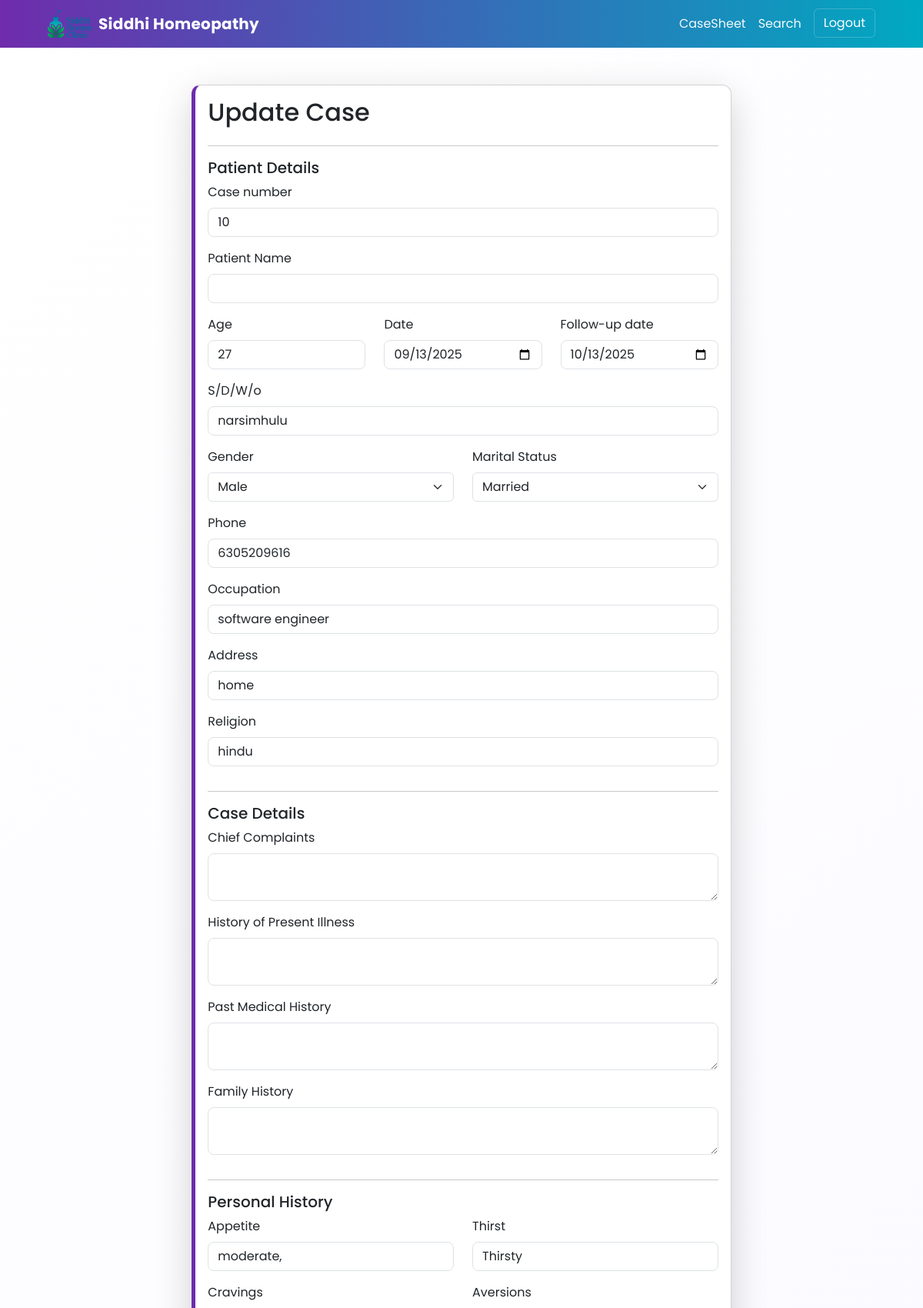
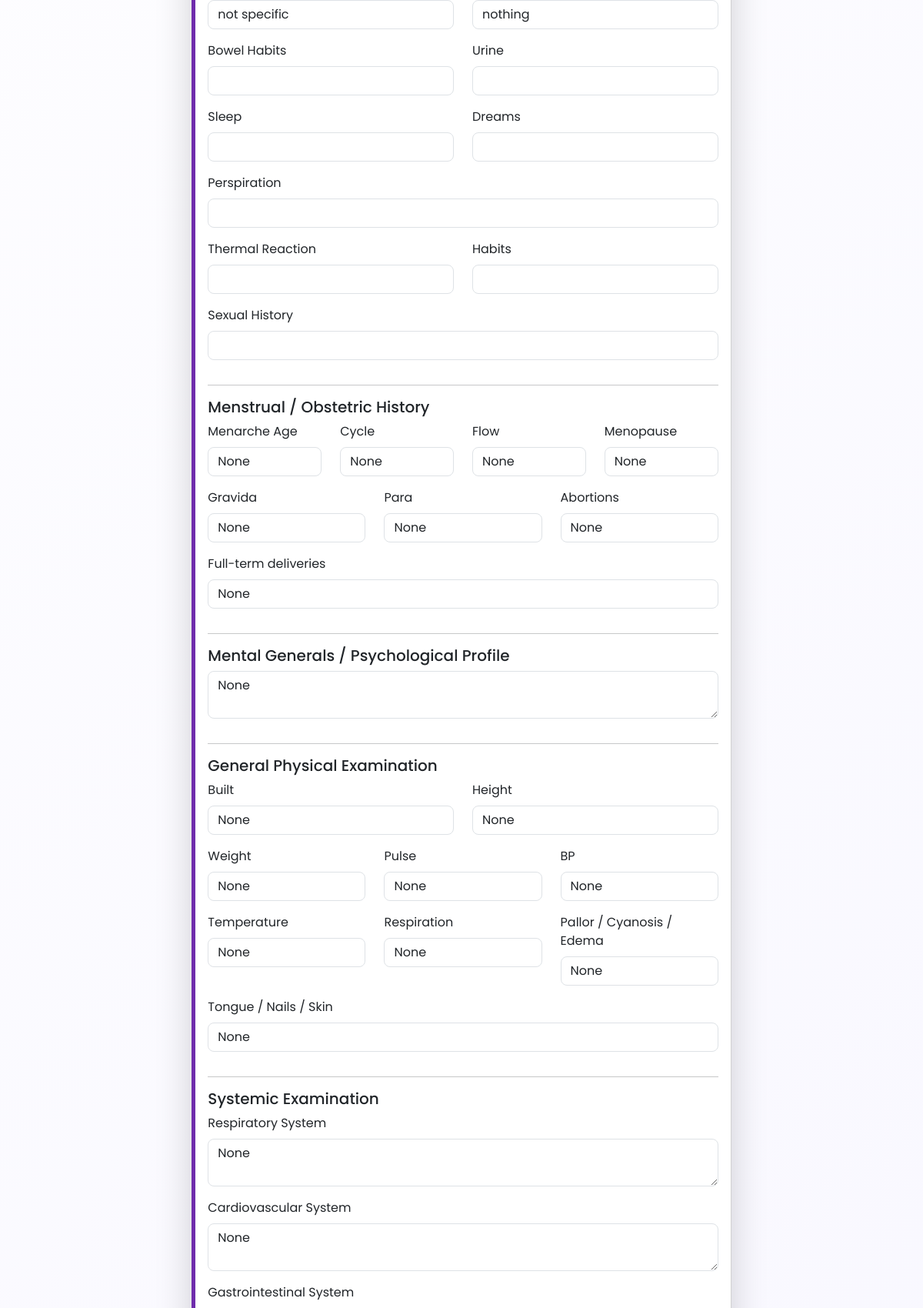
Screenshot of /update_receipe/13/ (signed in, upper part) with the database file from the repository (2 pictures, top to bottom).
### home/models.py (models this page shows)
class Receipe(models.Model):
    User = models.ForeignKey(User , on_delete=models.SET_NULL , null=True, blank=True)
    case_number = models.CharField(max_length=100, null=True, blank=True)
    receipe_name = models.CharField(max_length=100, null=True, blank=True)
    relation = models.CharField(max_length=100, null=True, blank=True)
    gender = models.CharField(max_length=100, null=True, blank=True)
    status = models.CharField(max_length=100, null=True, blank=True)
    phone = models.CharField(max_length=100, null=True, blank=True)
    religion = models.CharField(max_length=100, null=True, blank=True)
    occupation = models.CharField(max_length=100, null=True, blank=True)
    address = models.TextField(null=True, blank=True)
    medical_history = models.TextField(null=True, blank=True)
    family_history = models.TextField(null=True, blank=True)
    investigation = models.TextField(null=True, blank=True)
    receipe_description = models.TextField(null=True, blank=True)
    receipe_image = models.ImageField(upload_to="receipe", null=True, blank=True)
    age = models.IntegerField(null=True, blank=True)
    date = models.DateField(null=True, blank=True)
    follow_up_date = models.DateField(null=True, blank=True)
    appetite = models.TextField(null=True, blank=True)
    thirst = models.TextField(null=True, blank=True)
    cravings = models.TextField(null=True, blank=True)
    aversions = models.TextField(null=True, blank=True)
    bowel_habits = models.TextField(null=True, blank=True)
    urine = models.TextField(null=True, blank=True)
    sleep = models.TextField(null=True, blank=True)
    dreams = models.TextField(null=True, blank=True)
    perspiration = models.TextField(null=True, blank=True)
    thermal_reaction = models.CharField(max_length=50, null=True, blank=True)
    habits = models.TextField(null=True, blank=True)
    sexual_history = models.TextField(null=True, blank=True)
    menarche_age = models.CharField(max_length=50, null=True, blank=True)
    cycle = models.CharField(max_length=100, null=True, blank=True)
    flow = models.CharField(max_length=200, null=True, blank=True)
    menopause = models.CharField(max_length=100, null=True, blank=True)
    obstetric_history = models.TextField(null=True, blank=True)
    gravida = models.CharField(max_length=20, null=True, blank=True)
    para = models.CharField(max_length=20, null=True, blank=True)
    abortions = models.CharField(max_length=20, null=True, blank=True)
    full_term_deliveries = models.CharField(max_length=20, null=True, blank=True)
    mental_generals = models.TextField(null=True, blank=True)
    built = models.CharField(max_length=100, null=True, blank=True)
    height = models.CharField(max_length=50, null=True, blank=True)
    weight = models.CharField(max_length=50, null=True, blank=True)
    pulse = models.CharField(max_length=50, null=True, blank=True)
    bp = models.CharField(max_length=50, null=True, blank=True)
    temperature = models.CharField(max_length=50, null=True, blank=True)
    respiration = models.CharField(max_length=50, null=True, blank=True)
    pallor_cyanosis_edema = models.TextField(null=True, blank=True)
    tongue_nails_skin = models.TextField(null=True, blank=True)
    respiratory_system = models.TextField(null=True, blank=True)
    cardiovascular_system = models.TextField(null=True, blank=True)
    gastrointestinal_system = models.TextField(null=True, blank=True)
    genitourinary_system = models.TextField(null=True, blank=True)
    nervous_system = models.TextField(null=True, blank=True)
    locomotor_system = models.TextField(null=True, blank=True)
    allopathic_diagnosis = models.TextField(null=True, blank=True)
    miasmatic_diagnosis = models.CharField(max_length=100, null=True, blank=True)
    totality_of_symptoms = models.TextField(null=True, blank=True)
    repertorization = models.TextField(null=True, blank=True)
    chosen_remedy = models.CharField(max_length=200, null=True, blank=True)
    potency = models.CharField(max_length=50, null=True, blank=True)
    repetition = models.CharField(max_length=100, null=True, blank=True)
    basis_of_prescription = models.TextField(null=True, blank=True)

### home/views.py (the view, shortened to what this page needs)
# urls.py: path('update_receipe/<id>/', update_receipe, name="update_receipe"),
def update_receipe(request, id):
    queryset = Receipe.objects.get(id=id)
    context = {"receipe": queryset}
    response = render(request, "home/update_receipes.html", context)
    response['Cache-Control'] = 'no-store, no-cache, must-revalidate, max-age=0'
    response['Pragma'] = 'no-cache'
    response['Expires'] = '0'
    return response

### home/templates/home/update_receipes.html (shortened to what this page needs)
{% extends "base.html" %}
{% block start %}
<div class="container mt-5">
  <form class="col-8 mx-auto card p-3 shadow-lg card-accent" method="post" enctype="multipart/form-data">
    <h2>Update Case</h2>
    <hr>
    <h5>Patient Details</h5>
    <div class="mb-3">
      <label class="form-label">Case number</label>
      <input name="case_number" value="{{ receipe.case_number }}" type="text" class="form-control" required>
    </div>
    <div class="mb-3">
      <label class="form-label">Patient Name</label>
      <input name="name" value="{{ receipe.name }}" type="text" class="form-control" required>
    </div>
    <div class="row">
      <div class="mb-3 col-md-4">
        <label class="form-label">Age</label>
        <input name="age" value="{{ receipe.age }}" type="number" class="form-control" required>
      </div>
      <div class="mb-3 col-md-4">
        <label class="form-label">Date</label>
        <input name="date" value="{{ receipe.date|date:'Y-m-d' }}" type="date" class="form-control">
      </div>
      <div class="mb-3 col-md-4">
        <label class="form-label">Follow-up date</label>
        <input name="follow_up_date" value="{{ receipe.follow_up_date|date:'Y-m-d' }}" type="date" class="form-control">
      </div>
    </div>
    <div class="mb-3">
      <label class="form-label">S/D/W/o</label>
      <input name="relation" value="{{ receipe.relation }}" type="text" class="form-control">
    </div>
    <div class="row">
      <div class="mb-3 col-md-6">
        <label class="form-label">Gender</label>
        <select name="gender" class="form-select">
          <option value="Male" {% if receipe.gender == 'Male' %}selected{% endif %}>Male</option>
        </select>
      </div>
      <div class="mb-3 col-md-6">
        <label class="form-label">Marital Status</label>
        <select name="status" class="form-select">
          <option value="Married" {% if receipe.status == 'Married' %}selected{% endif %}>Married</option>
        </select>
      </div>
    </div>
    <div class="mb-3">
      <label class="form-label">Phone</label>
      <input name="phone" value="{{ receipe.phone }}" type="tel" pattern="[0-9]{10}" class="form-control" required>
    </div>
    <div class="mb-3">
      <label class="form-label">Occupation</label>
      <input name="occupation" value="{{ receipe.occupation }}" type="text" class="form-control">
    </div>
    <div class="mb-3">
      <label class="form-label">Address</label>
      <input name="address" value="{{ receipe.address }}" type="text" class="form-control">
    </div>
    <div class="mb-3">
      <label class="form-label">Religion</label>
      <input name="religion" value="{{ receipe.religion }}" type="text" class="form-control">
    </div>
    <hr>
    <h5>Case Details</h5>
    <div class="mb-3">
      <label class="form-label">Chief Complaints</label>
      <textarea name="chief_complaints" class="form-control">{{ receipe.chief_complaints }}</textarea>
    </div>
    <div class="mb-3">
      <label class="form-label">History of Present Illness</label>
      <textarea name="present_illness" class="form-control">{{ receipe.present_illness }}</textarea>
    </div>
    <div class="mb-3">
      <label class="form-label">Past Medical History</label>
      <textarea name="medical_history" class="form-control">{{ receipe.medical_history }}</textarea>
    </div>
    <div class="mb-3">
      <label class="form-label">Family History</label>
      <textarea name="family_history" class="form-control">{{ receipe.family_history }}</textarea>
    </div>
    <hr>
    <h5>Personal History</h5>
    <div class="row">
      <div class="mb-3 col-md-6">
        <label class="form-label">Appetite</label>
        <input name="appetite" value="{{ receipe.appetite }}" type="text" class="form-control">
      </div>
      <div class="mb-3 col-md-6">
        <label class="form-label">Thirst</label>
        <input name="thirst" value="{{ receipe.thirst }}" type="text" class="form-control">
      </div>
    </div>
    <div class="row">
      <div class="mb-3 col-md-6">
        <label class="form-label">Cravings</label>
        <input name="cravings" value="{{ receipe.cravings }}" type="text" class="form-control">
      </div>
      <div class="mb-3 col-md-6">
        <label class="form-label">Aversions</label>
        <input name="aversions" value="{{ receipe.aversions }}" type="text" class="form-control">
      </div>
    </div>
    <div class="row">
      <div class="mb-3 col-md-6">
        <label class="form-label">Bowel Habits</label>
        <input name="bowel_habits" value="{{ receipe.bowel_habits }}" type="text" class="form-control">
      </div>
      <div class="mb-3 col-md-6">
        <label class="form-label">Urine</label>
        <input name="urine" value="{{ receipe.urine }}" type="text" class="form-control">
      </div>
    </div>
    <div class="row">
      <div class="mb-3 col-md-6">
        <label class="form-label">Sleep</label>
        <input name="sleep" value="{{ receipe.sleep }}" type="text" class="form-control">
      </div>
      <div class="mb-3 col-md-6">
        <label class="form-label">Dreams</label>
        <input name="dreams" value="{{ receipe.dreams }}" type="text" class="form-control">
      </div>
    </div>
    <div class="mb-3">
      <label class="form-label">Perspiration</label>
      <input name="perspiration" value="{{ receipe.perspiration }}" type="text" class="form-control">
    </div>
    <div class="row">
      <div class="mb-3 col-md-6">
        <label class="form-label">Thermal Reaction</label>
        <input name="thermal_reaction" value="{{ receipe.thermal_reaction }}" type="text" class="form-control">
      </div>
      <div class="mb-3 col-md-6">
        <label class="form-label">Habits</label>
        <input name="habits" value="{{ receipe.habits }}" type="text" class="form-control">
      </div>
    </div>
    <div class="mb-3">
      <label class="form-label">Sexual History</label>
      <input name="sexual_history" value="{{ receipe.sexual_history }}" type="text" class="form-control">
    </div>
    <hr>
    <h5>Menstrual / Obstetric History</h5>
    <div class="row">
      <div class="mb-3 col-md-3">
        <label class="form-label">Menarche Age</label>
        <input name="menarche_age" value="{{ receipe.menarche_age }}" type="text" class="form-control">
      </div>
      <div class="mb-3 col-md-3">
        <label class="form-label">Cycle</label>
        <input name="cycle" value="{{ receipe.cycle }}" type="text" class="form-control">
      </div>
      <div class="mb-3 col-md-3">
        <label class="form-label">Flow</label>
        <input name="flow" value="{{ receipe.flow }}" type="text" class="form-control">
      </div>
      <div class="mb-3 col-md-3">
        <label class="form-label">Menopause</label>
        <input name="menopause" value="{{ receipe.menopause }}" type="text" class="form-control">
      </div>
    </div>
    <div class="row">
      <div class="mb-3 col-md-4">
        <label class="form-label">Gravida</label>
        <input name="gravida" value="{{ receipe.gravida }}" type="text" class="form-control">
      </div>
      <div class="mb-3 col-md-4">
        <label class="form-label">Para</label>
        <input name="para" value="{{ receipe.para }}" type="text" class="form-control">
      </div>
      <div class="mb-3 col-md-4">
        <label class="form-label">Abortions</label>
        <input name="abortions" value="{{ receipe.abortions }}" type="text" class="form-control">
      </div>
    </div>
    <div class="mb-3">
      <label class="form-label">Full-term deliveries</label>
      <input name="full_term_deliveries" value="{{ receipe.full_term_deliveries }}" type="text" class="form-control">
    </div>
    <hr>
    <h5>Mental Generals / Psychological Profile</h5>
    <div class="mb-3">
      <textarea name="mental_generals" class="form-control">{{ receipe.mental_generals }}</textarea>
    </div>
    <hr>
    <h5>General Physical Examination</h5>
    <div class="row">
      <div class="mb-3 col-md-6">
        <label class="form-label">Built</label>
        <input name="built" value="{{ receipe.built }}" type="text" class="form-control">
      </div>
      <div class="mb-3 col-md-6">
        <label class="form-label">Height</label>
        <input name="height" value="{{ receipe.height }}" type="text" class="form-control">
      </div>
    </div>
        <div class="row">
      <div class="mb-3 col-md-4">
        <label class="form-label">Weight</label>
        <input name="weight" value="{{ receipe.weight }}" type="text" class="form-control">
      </div>
      <div class="mb-3 col-md-4">
        <label class="form-label">Pulse</label>
        <input name="pulse" value="{{ receipe.pulse }}" type="text" class="form-control">
      </div>
      <div class="mb-3 col-md-4">
        <label class="form-label">BP</label>
        <input name="bp" value="{{ receipe.bp }}" type="text" class="form-control">
      </div>
    </div>
    <div class="row">
      <div class="mb-3 col-md-4">
        <label class="form-label">Temperature</label>
        <input name="temperature" value="{{ receipe.temperature }}" type="text" class="form-control">
      </div>
      <div class="mb-3 col-md-4">
        <label class="form-label">Respiration</label>
        <input name="respiration" value="{{ receipe.respiration }}" type="text" class="form-control">
      </div>
      <div class="mb-3 col-md-4">
        <label class="form-label">Pallor / Cyanosis / Edema</label>
        <input name="pallor_cyanosis_edema" value="{{ receipe.pallor_cyanosis_edema }}" type="text" class="form-control">
      </div>
    </div>
    <div class="mb-3">
      <label class="form-label">Tongue / Nails / Skin</label>
      <input name="tongue_nails_skin" value="{{ receipe.tongue_nails_skin }}" type="text" class="form-control">
    </div>
    <hr>
    <h5>Systemic Examination</h5>
    <div class="mb-3">
      <label class="form-label">Respiratory System</label>
      <textarea name="respiratory_system" class="form-control">{{ receipe.respiratory_system }}</textarea>
    </div>
    <div class="mb-3">
      <label class="form-label">Cardiovascular System</label>
      <textarea name="cardiovascular_system" class="form-control">{{ receipe.cardiovascular_system }}</textarea>
    </div>
    <div class="mb-3">
      <label class="form-label">Gastrointestinal System</label>
    </div>
  </form>
  <div aria-live="polite" aria-atomic="true" class="position-fixed top-0 end-0 p-3" style="z-index:1080">
  </div>
</div>
{% endblock %}

### home/static/home/css/style.css (style rules this page uses)
:root { --brand-1: #6F2CAC; --brand-2: #00A9C1; --accent: #FF8A33; --muted:#6c757d; --bg-1: linear-gradient(135deg, #fff 0%, #f7f6ff 100%); }
body { font-family: 'Poppins', system-ui, -apple-system, "Segoe UI", Roboto, Arial; background: var(--bg-1); color: #222; -webkit-font-smoothing:antialiased; }
.container { max-width: 1100px }
.card { border-radius: 12px; box-shadow: 0 10px 30px rgba(16,24,40,0.06); }
.card-accent { border-left: 5px solid var(--brand-1); }
.form-control { border-radius: 8px; }
.card, .btn, .table { animation: floatUp .28s ease both }

### rows the page displays
Receipe: case_number "10", age "27", date "09/13/2025", follow_up_date "10/13/2025", relation "narsimhulu", gender "Male", status "Married", phone "6305209616", occupation "software engineer", address "home", religion "hindu", appetite "moderate,", thirst "Thirsty", cravings "not specific", aversions "nothing", menarche_age "None", cycle "None", flow "None", menopause "None", gravida "None", para "None", abortions "None", full_term_deliveries "None", mental_generals "None", built "None", height "None", weight "None", pulse "None", bp "None", temperature "None", respiration "None", pallor_cyanosis_edema "None", tongue_nails_skin "None", respiratory_system "None", cardiovascular_system "None"
